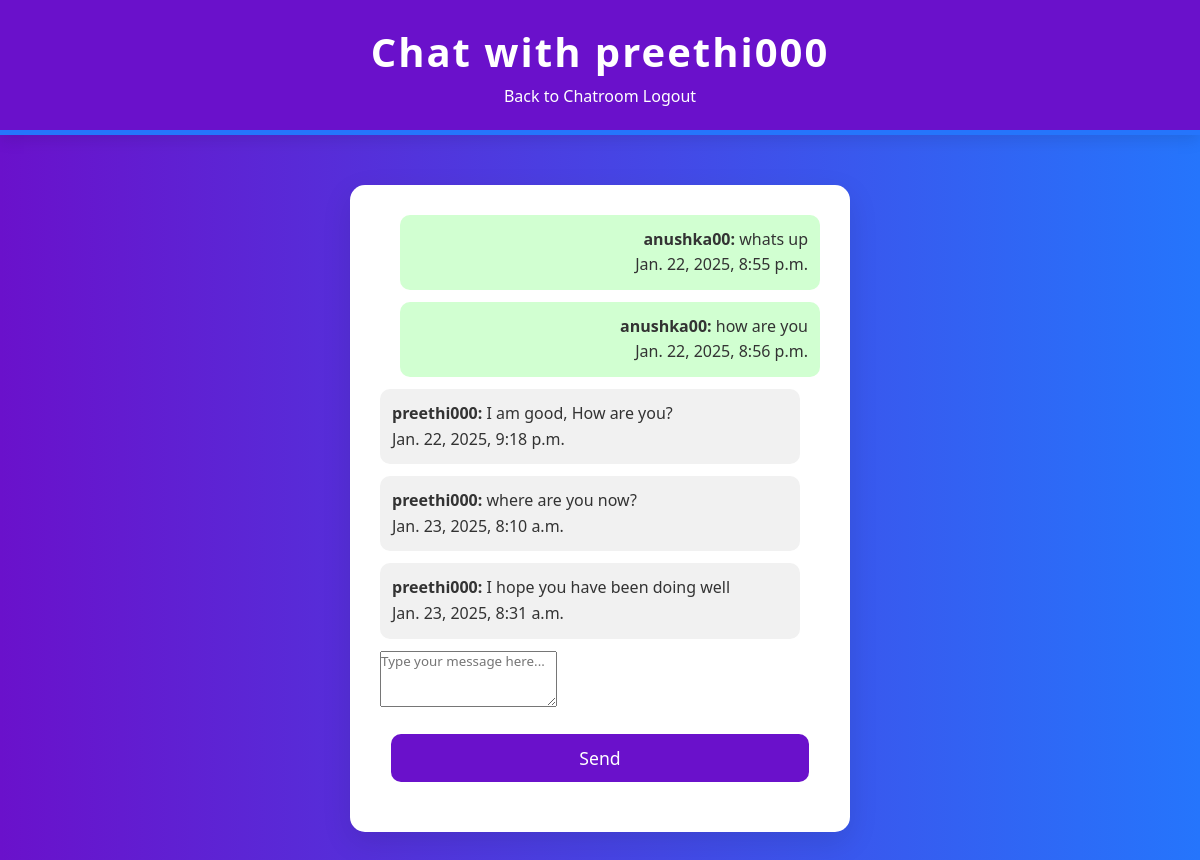
The app's page /messages/2/ (signed in) with its own data.
### chat/models.py (models this page shows, shortened)
class Message(models.Model):
    sender = models.ForeignKey(User, related_name='sent_messages', on_delete=models.CASCADE)
    receiver = models.ForeignKey(User, related_name='received_messages', on_delete=models.CASCADE)
    text = models.TextField()
    timestamp = models.DateTimeField(auto_now_add=True)

### chat/views.py (the view, shortened to what this page needs)
# urls.py: path('messages/<int:user_id>/', views.messages_view, name='messages'),
@login_required
def messages_view(request, user_id):
    user = get_object_or_404(User, id=user_id)
    messages_list = Message.objects.filter(sender=request.user, receiver=user) | \
                    Message.objects.filter(sender=user, receiver=request.user)
    messages_list = messages_list.order_by('timestamp')
    return render(request, 'chat/messages.html', {
        'messages': messages_list,
        'user': user,
    })

### chat/templates/chat/messages.html (shortened to what this page needs)
<!DOCTYPE html>
<html lang="en">
<head>
    {% load static %}
    <link rel="stylesheet" href="{% static 'chat/styles.css' %}">
</head>
<body>
    <header>
        <h1>Chat with {{ user.username }}</h1>
        <nav>
            <a href="{% url 'chatroom' %}">Back to Chatroom</a>
            <a href="{% url 'logout' %}">Logout</a>
        </nav>
    </header>
    <div class="container">
        <div class="messages-area">
            {% for message in messages %}
                <div class="message {% if message.sender == request.user %}sent{% else %}received{% endif %}">
                    <p><strong>{{ message.sender.username }}:</strong> {{ message.text }}</p>
                    <span class="timestamp">{{ message.timestamp }}</span>
                </div>
            {% empty %}
                <p>No messages yet. Start the conversation!</p>
            {% endfor %}
        </div>
        <form id="message-form" method="post" action="">
            <textarea name="message" rows="3" placeholder="Type your message here..." required></textarea>
            <button type="submit">Send</button>
        </form>
    </div>
</body>
</html>

### chat/static/chat/styles.css (style rules this page uses)
* { margin: 0; padding: 0; box-sizing: border-box; font-family: 'Segoe UI', Tahoma, Geneva, Verdana, sans-serif; }
body { background: linear-gradient(to right, #6a11cb, #2575fc); color: #333; line-height: 1.6; font-size: 16px; }
a { text-decoration: none; color: inherit; transition: color 0.3s ease; }
header { background: #6a11cb; color: white; padding: 20px 0; text-align: center; border-bottom: 5px solid #2575fc; box-shadow: 0 5px 15px rgba(0, 0, 0, 0.1); }
header h1 { font-size: 2.5rem; letter-spacing: 2px; margin: 0; }
.container { max-width: 500px; margin: 50px auto; padding: 30px; background-color: #fff; border-radius: 15px; box-shadow: 0 10px 30px rgba(0, 0, 0, 0.1); }
button { width: 95%; padding: 12px; background: #6a11cb; color: white; font-size: 1.1rem; border: none; border-radius: 10px; cursor: pointer; margin: 20px auto; display: block; transition: background 0.3s ease, transform 0.2s ease; }
.message { padding: 12px; margin-bottom: 12px; border-radius: 10px; font-size: 1rem; background-color: #f1f1f1; }
.message.sent { background-color: #d1ffd1; text-align: right; margin-left: 20px; }
.message.received { text-align: left; margin-right: 20px; }

### records on screen
Message: sender.username "anushka00", text "whats up", timestamp "Jan. 22, 2025, 8:55 p.m."
Message: sender.username "anushka00", text "how are you", timestamp "Jan. 22, 2025, 8:56 p.m."
Message: sender.username "preethi000", text "I am good, How are you?", timestamp "Jan. 22, 2025, 9:18 p.m."
Message: sender.username "preethi000", text "where are you now?", timestamp "Jan. 23, 2025, 8:10 a.m."
Message: sender.username "preethi000", text "I hope you have been doing well", timestamp "Jan. 23, 2025, 8:31 a.m."

### other values on screen
{{ user.username }} "preethi000"
